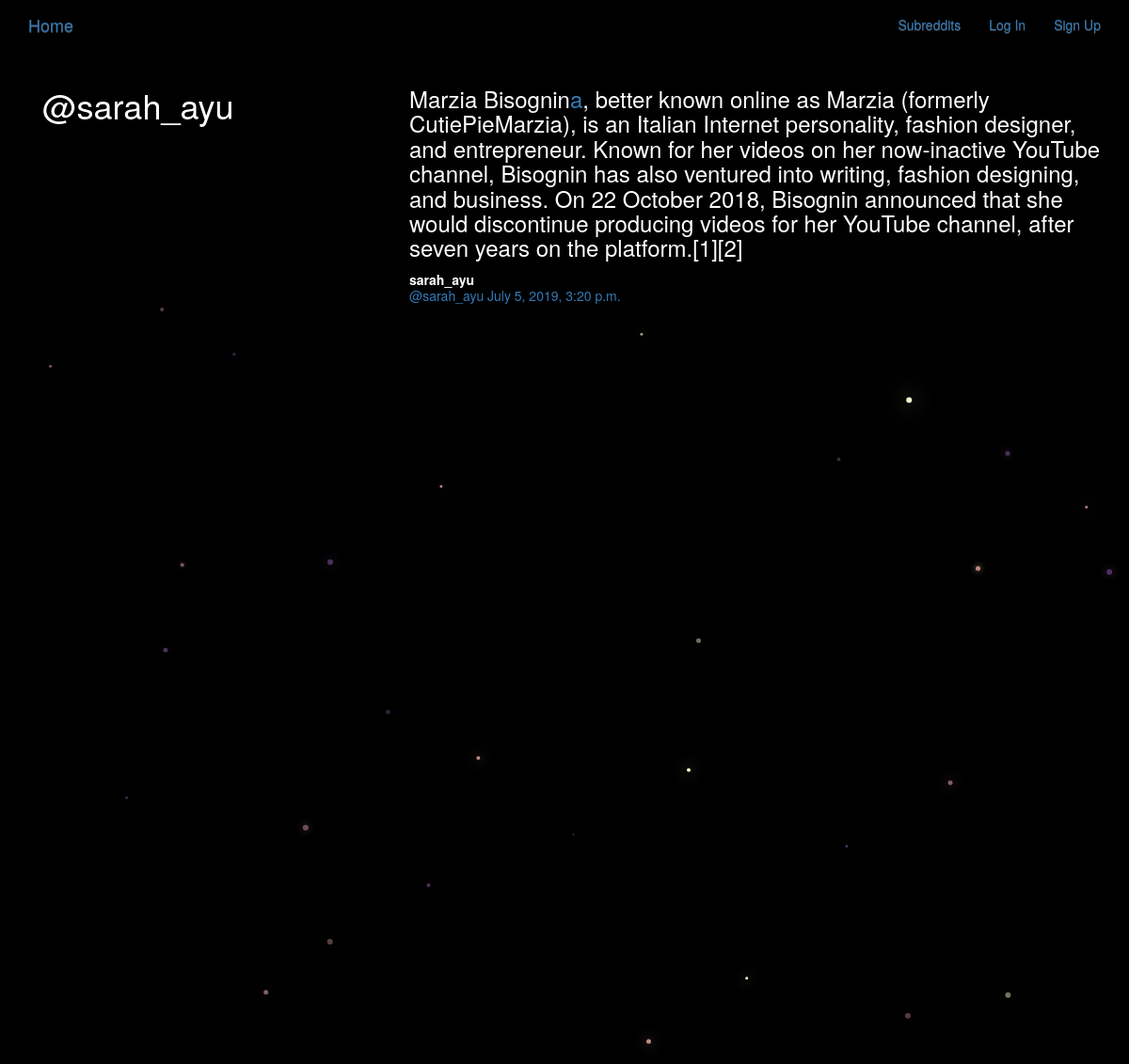
Page /posts/by/sarah_ayu/ on the committed database.
### posts/models.py (models this page shows, shortened)
class Post(models.Model):
    user = models.ForeignKey(User,related_name='posts')
    created_at = models.DateTimeField(auto_now=True)
    message = models.TextField()
    message_html = models.TextField(editable=False)
    group = models.ForeignKey(Group,related_name='posts',null=True,blank=True)
    class Meta():
        ordering = ['-created_at']
        unique_together = ['user','message']

### posts/views.py (the view)
# urls.py: url(r'by/(?P<username>[-\w]+)/$',views.UserPosts.as_view(),name='for_user'),
class UserPosts(generic.ListView):
    model = models.Post
    template_name = 'posts/user_post_list.html'
    def get_queryset(self):
        try:
            self.post_user = User.objects.prefetch_related('posts').get(username__iexact = self.kwargs.get('username'))
        except User.DoesNotExist:
            raise Http404
        else:
            return self.post_user.posts.all()
    def get_context_data(self,**kwargs):
        context = super().get_context_data(**kwargs)
        context['post_user'] = self.post_user
        return context

### posts/templates/posts/user_post_list.html
{% extends "posts/post_base.html" %}
{% block prepost %}
<div class="col-md-4">
  <h1>@{{post_user.username}}</h1>
</div>
{% endblock %}
{% block post_content %}
<div class="col-md-8">
  {% for post in post_list %}
  {% include 'posts/_post.html' %}
  {% endfor %}
</div>
{% endblock %}

### posts/templates/posts/_post.html (shortened to what this page needs)
<div class="post media">
  <h3>{{post.message_html|safe}}</h3>
  <div class="media-body">
    <strong>{{post.user.username}}</strong>
    <h5 class='media-heading'>
    <span class='username'>
      <a href="{% url 'posts:for_user' username=post.user.username %}">@{{ post.user.username }}</a>
    </span>
    <time class='time'>
      <a href="{% url 'posts:single' username=post.user.username pk=post.pk %}">{{ post.created_at }}</a>
    </time>
    </h5>
  </div>
</div>

### static/simplesocial/css/master.css (style rules this page uses)
body { margin: 0; overflow: scroll; background-color: black; color:white; }

### rows in the picture
Post: message_html "Marzia Bisognin a , better known online as Marzia (formerly CutiePieMarzia), is an Italian Internet personality, fashion designer, and entrepreneur. Known for her videos on her now-inactive YouTube channel, Bisognin has also ventured into writing, fashion designing, and business. On 22 October 2018, Bisognin announced that she would discontinue producing videos for her YouTube channel, after seven years on the platform.[1][2]", user.username "sarah_ayu", created_at "July 5, 2019, 3:20 p.m."

### other values in the picture
{{ post_user.username }} "sarah_ayu"
